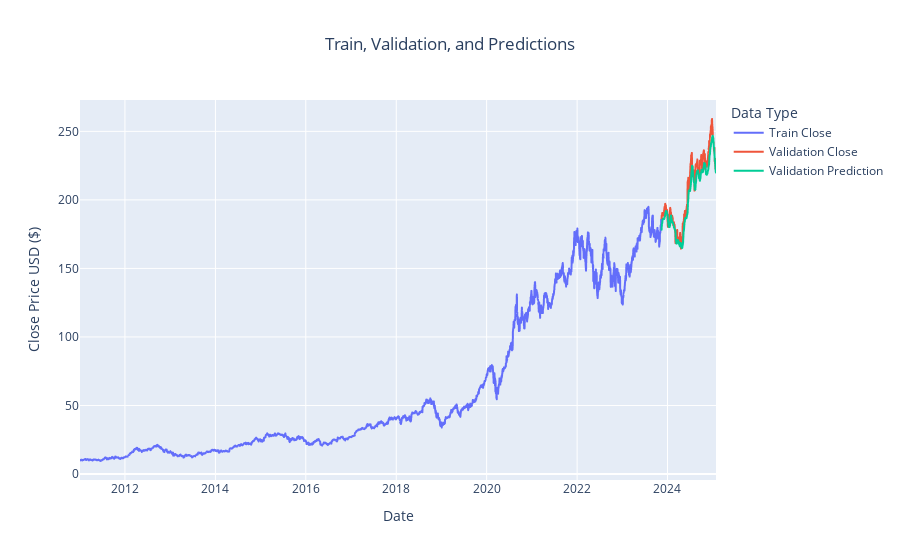

Source (notebook cell):
### Code cell
import plotly.express as px
import pandas as pd

# Prepare the data for plotting
train = data[:train_data_len].copy()
valid = data[train_data_len:].copy()
valid['predictions'] = y_pred3.flatten()  # Ensure predictions are flattened

# Add labels for color differentiation
train['Type'] = 'Train'
valid['Type'] = 'Validation'
valid['Data'] = 'Validation Close'
valid['Predictions'] = 'Validation Prediction'

# Separate Validation Close and Prediction for color control
plot_data = pd.concat([
    train[['Date', 'Close']].assign(Type='Train', Data='Train Close'),
    valid[['Date', 'Close']].assign(Data='Validation Close'),
    valid[['Date', 'predictions']].rename(columns={'predictions': 'Close'}).assign(Data='Validation Prediction'),
])

# Plot using Plotly Express
fig = px.line(
    plot_data,
    x='Date',  # Changed from index to 'Date' column
    y='Close',
    color='Data',
    labels={'Close': 'Close Price USD ($)', 'Date': 'Date', 'Data': 'Type'},
    title='Train, Validation, and Predictions'
)

# Customize the layout
fig.update_layout(
    legend_title='Data Type',
    title_x=0.5,
    xaxis_title='Date',
    yaxis_title='Close Price USD ($)',
)

fig.show()

### Figure 1 — Plotly figure (JSON) as saved in the notebook; plotly's stock layout.template omitted (floating-point values rounded to 4 significant figures; data arrays with more than 128 entries replaced by an {"elided": "..."} marker saying what was removed)
{"data": [{"hovertemplate": "Type=Train Close<br>Date=%{x}<br>Close Price USD ($)=%{y}<extra></extra>", "legendgroup": "Train Close", "line": {"color": "#636efa", "dash": "solid"}, "marker": {"symbol": "circle"}, "mode": "lines", "name": "Train Close", "showlegend": true, "type": "scattergl", "x": {"elided": "3238 str values"}, "xaxis": "x", "y": {"elided": "3238 float values"}, "yaxis": "y"}, {"hovertemplate": "Type=Validation Close<br>Date=%{x}<br>Close Price USD ($)=%{y}<extra></extra>", "legendgroup": "Validation Close", "line": {"color": "#EF553B", "dash": "solid"}, "marker": {"symbol": "circle"}, "mode": "lines", "name": "Validation Close", "showlegend": true, "type": "scattergl", "x": {"elided": "300 str values"}, "xaxis": "x", "y": {"elided": "300 float values"}, "yaxis": "y"}, {"hovertemplate": "Type=Validation Prediction<br>Date=%{x}<br>Close Price USD ($)=%{y}<extra></extra>", "legendgroup": "Validation Prediction", "line": {"color": "#00cc96", "dash": "solid"}, "marker": {"symbol": "circle"}, "mode": "lines", "name": "Validation Prediction", "showlegend": true, "type": "scattergl", "x": {"elided": "300 str values"}, "xaxis": "x", "y": {"elided": "300 float values"}, "yaxis": "y"}], "layout": {"legend": {"title": {"text": "Data Type"}, "tracegroupgap": 0}, "title": {"text": "Train, Validation, and Predictions", "x": 0.5}, "xaxis": {"anchor": "y", "domain": [0, 1], "title": {"text": "Date"}}, "yaxis": {"anchor": "x", "domain": [0, 1], "title": {"text": "Close Price USD ($)"}}}}
